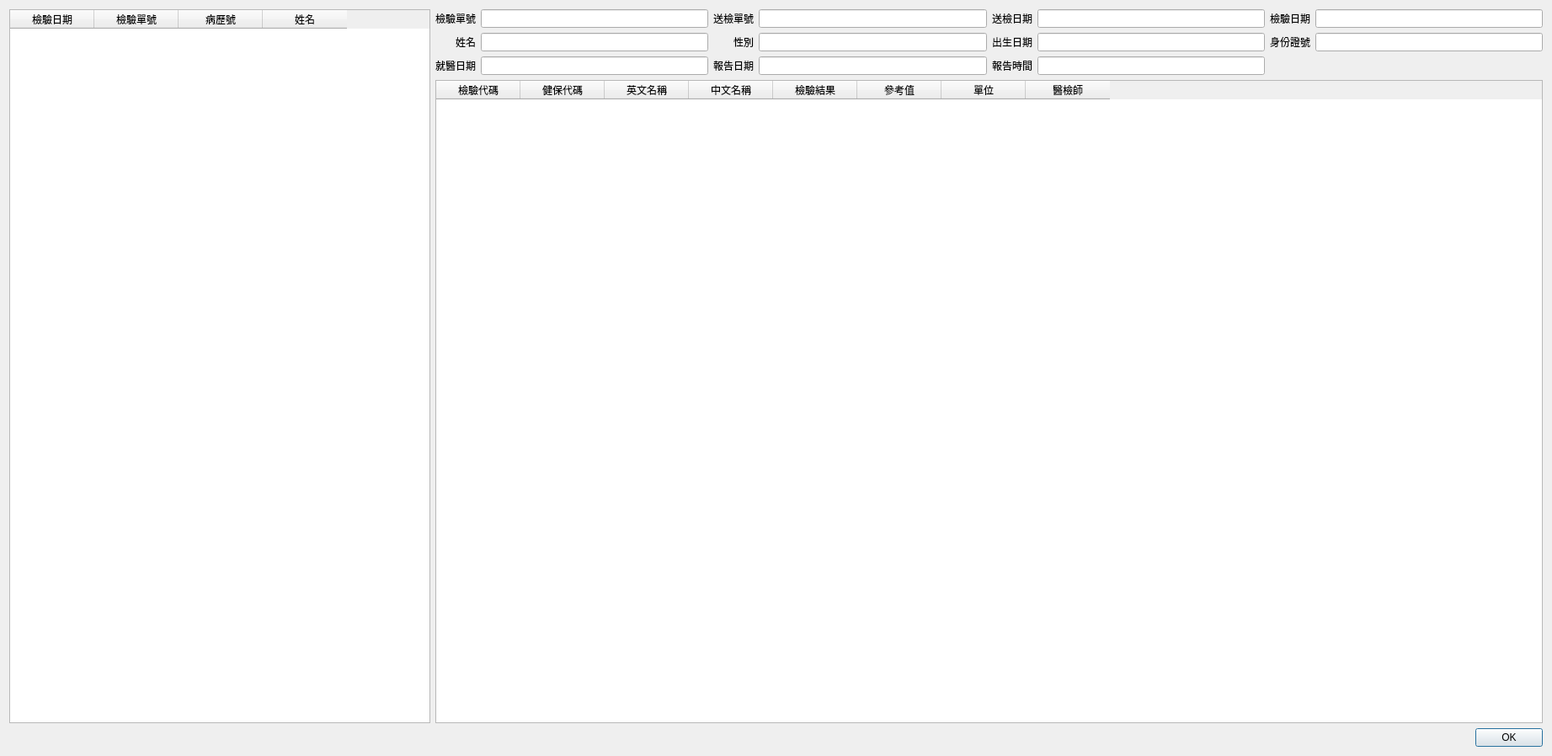
<?xml version="1.0" encoding="UTF-8"?>
<ui version="4.0">
 <class>Dialog_past_history</class>
 <widget class="QDialog" name="Dialog_past_history">
  <property name="geometry">
   <rect>
    <x>0</x>
    <y>0</y>
    <width>1843</width>
    <height>898</height>
   </rect>
  </property>
  <property name="sizePolicy">
   <sizepolicy hsizetype="Preferred" vsizetype="Preferred">
    <horstretch>0</horstretch>
    <verstretch>0</verstretch>
   </sizepolicy>
  </property>
  <property name="windowTitle">
   <string>檢驗結果報告</string>
  </property>
  <layout class="QVBoxLayout" name="verticalLayout">
   <item>
    <layout class="QHBoxLayout" name="horizontalLayout">
     <item>
      <widget class="QTableWidget" name="tableWidget_medical_record">
       <property name="maximumSize">
        <size>
         <width>500</width>
         <height>16777215</height>
        </size>
       </property>
       <property name="editTriggers">
        <set>QAbstractItemView::NoEditTriggers</set>
       </property>
       <property name="alternatingRowColors">
        <bool>true</bool>
       </property>
       <property name="selectionMode">
        <enum>QAbstractItemView::SingleSelection</enum>
       </property>
       <property name="selectionBehavior">
        <enum>QAbstractItemView::SelectRows</enum>
       </property>
       <column>
        <property name="text">
         <string>檢驗日期</string>
        </property>
       </column>
       <column>
        <property name="text">
         <string>檢驗單號</string>
        </property>
       </column>
       <column>
        <property name="text">
         <string>病歷號</string>
        </property>
       </column>
       <column>
        <property name="text">
         <string>姓名</string>
        </property>
       </column>
      </widget>
     </item>
     <item>
      <layout class="QVBoxLayout" name="verticalLayout_2">
       <item>
        <layout class="QGridLayout" name="gridLayout">
         <item row="0" column="3">
          <widget class="QLineEdit" name="lineEdit_req_no"/>
         </item>
         <item row="1" column="1">
          <widget class="QLineEdit" name="lineEdit_name"/>
         </item>
         <item row="1" column="2">
          <widget class="QLabel" name="label_6">
           <property name="text">
            <string>性別</string>
           </property>
           <property name="alignment">
            <set>Qt::AlignRight|Qt::AlignTrailing|Qt::AlignVCenter</set>
           </property>
          </widget>
         </item>
         <item row="1" column="5">
          <widget class="QLineEdit" name="lineEdit_birthday"/>
         </item>
         <item row="0" column="4">
          <widget class="QLabel" name="label_3">
           <property name="text">
            <string>送檢日期</string>
           </property>
          </widget>
         </item>
         <item row="1" column="0">
          <widget class="QLabel" name="label_5">
           <property name="text">
            <string>姓名</string>
           </property>
           <property name="alignment">
            <set>Qt::AlignRight|Qt::AlignTrailing|Qt::AlignVCenter</set>
           </property>
          </widget>
         </item>
         <item row="0" column="1">
          <widget class="QLineEdit" name="lineEdit_exam_no"/>
         </item>
         <item row="0" column="2">
          <widget class="QLabel" name="label_2">
           <property name="text">
            <string>送檢單號</string>
           </property>
          </widget>
         </item>
         <item row="1" column="4">
          <widget class="QLabel" name="label_7">
           <property name="text">
            <string>出生日期</string>
           </property>
          </widget>
         </item>
         <item row="1" column="7">
          <widget class="QLineEdit" name="lineEdit_id_no"/>
         </item>
         <item row="0" column="0">
          <widget class="QLabel" name="label">
           <property name="text">
            <string>檢驗單號</string>
           </property>
          </widget>
         </item>
         <item row="0" column="6">
          <widget class="QLabel" name="label_4">
           <property name="text">
            <string>檢驗日期</string>
           </property>
          </widget>
         </item>
         <item row="1" column="3">
          <widget class="QLineEdit" name="lineEdit_gender"/>
         </item>
         <item row="0" column="5">
          <widget class="QLineEdit" name="lineEdit_send_date"/>
         </item>
         <item row="0" column="7">
          <widget class="QLineEdit" name="lineEdit_exam_date"/>
         </item>
         <item row="1" column="6">
          <widget class="QLabel" name="label_8">
           <property name="text">
            <string>身份證號</string>
           </property>
          </widget>
         </item>
         <item row="2" column="0">
          <widget class="QLabel" name="label_9">
           <property name="text">
            <string>就醫日期</string>
           </property>
          </widget>
         </item>
         <item row="2" column="1">
          <widget class="QLineEdit" name="lineEdit_reg_date"/>
         </item>
         <item row="2" column="2">
          <widget class="QLabel" name="label_10">
           <property name="text">
            <string>報告日期</string>
           </property>
          </widget>
         </item>
         <item row="2" column="3">
          <widget class="QLineEdit" name="lineEdit_rep_date"/>
         </item>
         <item row="2" column="4">
          <widget class="QLabel" name="label_11">
           <property name="text">
            <string>報告時間</string>
           </property>
          </widget>
         </item>
         <item row="2" column="5">
          <widget class="QLineEdit" name="lineEdit_rep_time"/>
         </item>
        </layout>
       </item>
       <item>
        <widget class="QTableWidget" name="tableWidget_exam_items">
         <property name="editTriggers">
          <set>QAbstractItemView::NoEditTriggers</set>
         </property>
         <property name="alternatingRowColors">
          <bool>true</bool>
         </property>
         <property name="selectionMode">
          <enum>QAbstractItemView::SingleSelection</enum>
         </property>
         <property name="selectionBehavior">
          <enum>QAbstractItemView::SelectRows</enum>
         </property>
         <column>
          <property name="text">
           <string>檢驗代碼</string>
          </property>
         </column>
         <column>
          <property name="text">
           <string>健保代碼</string>
          </property>
         </column>
         <column>
          <property name="text">
           <string>英文名稱</string>
          </property>
         </column>
         <column>
          <property name="text">
           <string>中文名稱</string>
          </property>
         </column>
         <column>
          <property name="text">
           <string>檢驗結果</string>
          </property>
         </column>
         <column>
          <property name="text">
           <string>參考值</string>
          </property>
         </column>
         <column>
          <property name="text">
           <string>單位</string>
          </property>
         </column>
         <column>
          <property name="text">
           <string>醫檢師</string>
          </property>
         </column>
        </widget>
       </item>
      </layout>
     </item>
    </layout>
   </item>
   <item>
    <widget class="QDialogButtonBox" name="buttonBox">
     <property name="standardButtons">
      <set>QDialogButtonBox::Ok</set>
     </property>
     <property name="centerButtons">
      <bool>false</bool>
     </property>
    </widget>
   </item>
  </layout>
 </widget>
 <resources/>
 <connections/>
</ui>
